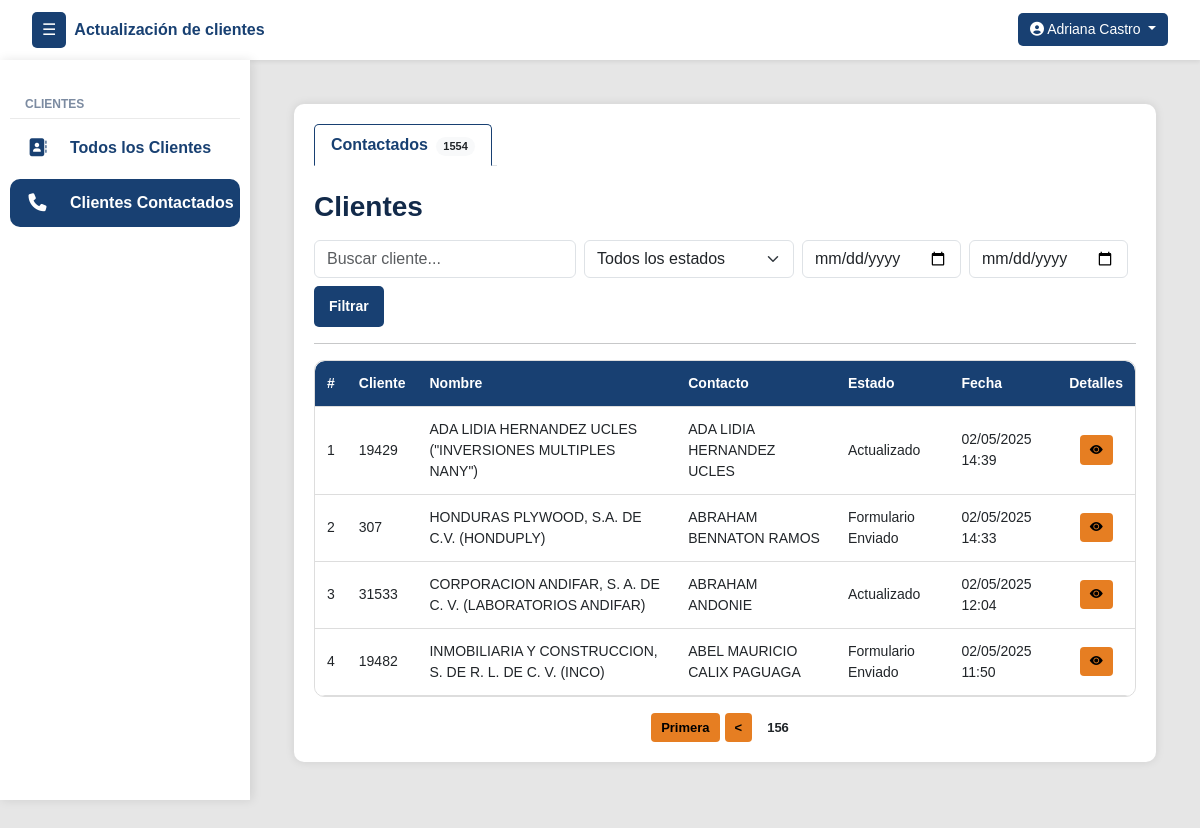
/clientes/contactados/?reportados=156 (signed in), run on an earlier commit of the app's database.
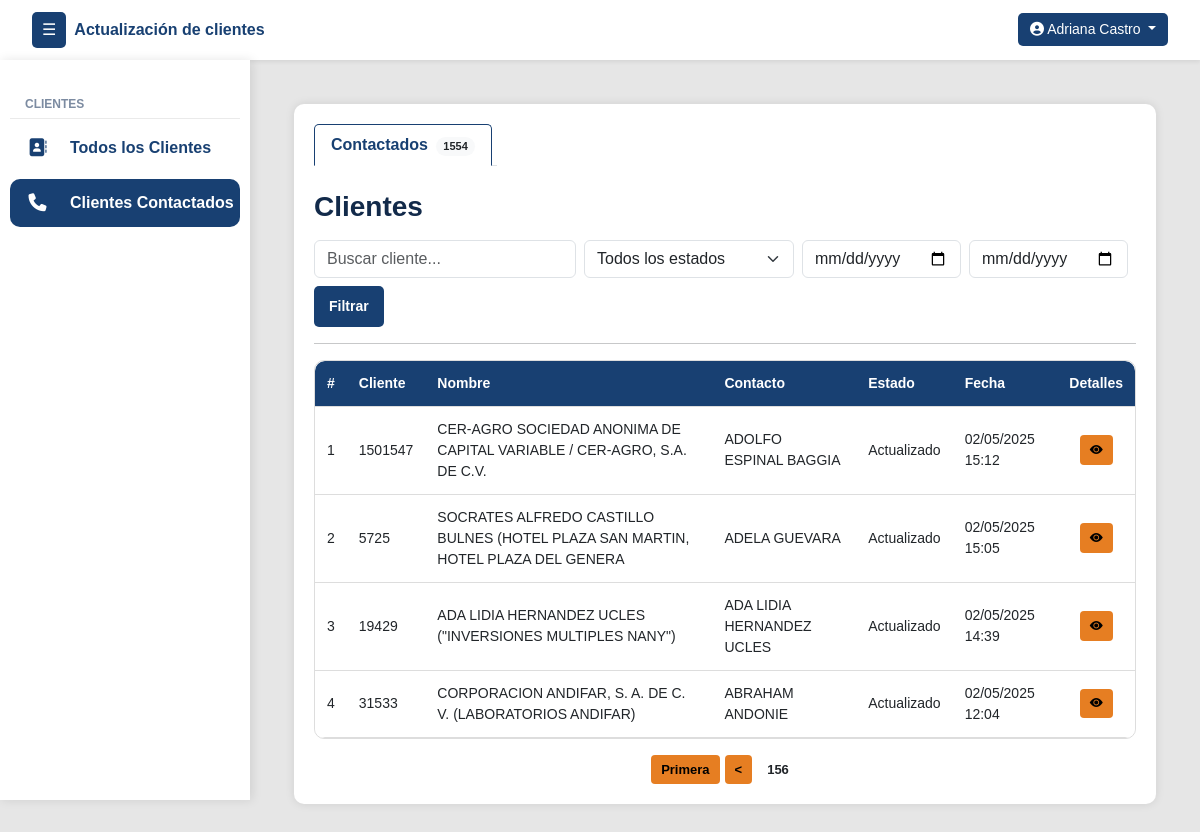
And on a later commit of the database.
### clientes/models.py (models this page shows, shortened)
class Cliente(models.Model):
    numero_cliente = models.CharField(max_length=50, unique=True)
    nombre_cliente = models.CharField(max_length=255)
    contacto_cliente = models.CharField(max_length=255)
    contacto_cargo = models.CharField(max_length=100, null=True, blank=True)
    telefono_cliente = models.CharField(max_length=50, null=True, blank=True)
    telefono_dos = models.CharField(max_length=50, null=True, blank=True)
    direccion = models.CharField(max_length=255, null=True, blank=True)
    correo = models.CharField(max_length=254, null=True, blank=True)
    estado_actual = models.ForeignKey(EstadoReporte, on_delete=models.SET_NULL, null=True, blank=True, default=1)
    asignado_inicial = models.ForeignKey(User, on_delete=models.SET_NULL, null=True, blank=True, related_name='clientes_asignados_inicialmente')
    asignado_usuario = models.ForeignKey(User, on_delete=models.SET_NULL, null=True, blank=True, related_name='clientes_asignados')
    veces_contactado = models.PositiveIntegerField(default=0)
    sin_contestar = models.PositiveIntegerField(default=0)
    formulario_sin_contestar = models.PositiveIntegerField(default=0)
    ultima_llamada_no_contesto = models.DateTimeField(null=True, blank=True)
    ultimo_envio_formulario = models.DateTimeField(null=True, blank=True)

class EstadoReporte(models.Model):
    nombre = models.CharField(max_length=100, unique=True)
    creado_por = models.ForeignKey(User, on_delete=models.SET_NULL, null=True, blank=True)
    creado_en = models.DateTimeField(auto_now_add=True)
    estado = models.CharField(max_length=50, choices=[('activo', 'Activo'), ('inactivo', 'Inactivo')])
    intentos = models.PositiveIntegerField(default=0)
    genera_movimiento = models.BooleanField(default=True)

class MovimientoEstado(models.Model):
    cliente = models.ForeignKey(Cliente, on_delete=models.CASCADE, related_name='movimientos')
    estado = models.ForeignKey(EstadoReporte, on_delete=models.SET_NULL, null=True)
    actualizado_por = models.ForeignKey(User, on_delete=models.SET_NULL, null=True)
    actualizado_por_admin = models.ForeignKey(User, on_delete=models.SET_NULL, null=True, blank=True, related_name='movimientos_admin')
    fecha_hora = models.DateTimeField(auto_now_add=True)

class HistorialEstadoSinMovimiento(models.Model):
    cliente = models.ForeignKey(Cliente, on_delete=models.CASCADE, related_name='historial_sin_movimiento')
    estado = models.ForeignKey(EstadoReporte, on_delete=models.SET_NULL, null=True)
    actualizado_por = models.ForeignKey(User, on_delete=models.SET_NULL, null=True)
    actualizado_por_admin = models.ForeignKey(User, on_delete=models.SET_NULL, null=True, blank=True, related_name='historial_admin')
    nota = models.CharField(max_length=500, blank=True)
    fecha_hora = models.DateTimeField(auto_now_add=True)
    genera_movimiento = models.BooleanField(default=False)

### clientes/views.py (the view)
# urls.py: path('clientes/contactados/', vistasClientes.clientes_reportados, name='clientes_reportados'),
@login_required
def clientes_reportados(request):
    user = request.user
    grupos = user.groups.values_list('name', flat=True)
    search_query = request.GET.get('q', '').strip()
    estado_query = request.GET.get('estado', '').strip().lower()
    fecha_inicio = parse_date(request.GET.get('fecha_inicio', ''))
    fecha_fin = parse_date(request.GET.get('fecha_fin', ''))
    subquery_ultima_fecha_mov = MovimientoEstado.objects.filter(cliente=OuterRef('pk')).order_by('-fecha_hora').values('fecha_hora')[:1]
    subquery_ultima_fecha_hist = HistorialEstadoSinMovimiento.objects.filter(cliente=OuterRef('pk')).order_by('-fecha_hora').values('fecha_hora')[:1]
    clientes_reportados_query = Cliente.objects.prefetch_related(
        'movimientos__notas', 'historial_sin_movimiento', 'asignado_usuario', 'asignado_inicial', 'estado_actual'
    ).annotate(
        ultima_fecha_mov=Subquery(subquery_ultima_fecha_mov, output_field=DateTimeField()),
        ultima_fecha_hist=Subquery(subquery_ultima_fecha_hist, output_field=DateTimeField()),
        ultima_fecha=Greatest(
            Coalesce(Subquery(subquery_ultima_fecha_mov, output_field=DateTimeField()), Value(datetime(1900, 1, 1))),
            Coalesce(Subquery(subquery_ultima_fecha_hist, output_field=DateTimeField()), Value(datetime(1900, 1, 1)))
        )
    )
    if "super_admin" in grupos or "admin_group" in grupos:
        clientes_filtrados = clientes_reportados_query.filter(
            Q(Exists(MovimientoEstado.objects.filter(cliente=OuterRef('pk')))) |
            Q(Exists(HistorialEstadoSinMovimiento.objects.filter(cliente=OuterRef('pk'))))
        )
    elif "estandar_group" in grupos or "colector_group" in grupos:
        clientes_filtrados = clientes_reportados_query.filter(
            Q(Exists(MovimientoEstado.objects.filter(cliente=OuterRef('pk'), actualizado_por=user))) |
            Q(Exists(HistorialEstadoSinMovimiento.objects.filter(cliente=OuterRef('pk'), actualizado_por=user)))
        )
    else:
        messages.error(request, "Acceso no permitido.")
        return redirect("inicio")
    if search_query:
        clientes_filtrados = clientes_filtrados.filter(
            Q(nombre_cliente__icontains=search_query) |
            Q(numero_cliente__icontains=search_query) |
            Q(contacto_cliente__icontains=search_query)
        )
    if estado_query:
        clientes_filtrados = clientes_filtrados.filter(estado_actual__nombre__iexact=estado_query)
    if fecha_inicio and fecha_fin:
        clientes_filtrados = clientes_filtrados.filter(
            ultima_fecha__date__range=(fecha_inicio, fecha_fin)
        )
    clientes_filtrados = clientes_filtrados.order_by('-ultima_fecha')
    clientes_paginados = paginar_queryset(request, clientes_filtrados, 'reportados')
    for cliente in clientes_paginados:
        movimientos_normales = [{"obj": m, "tipo": "con_movimiento"} for m in cliente.movimientos.all()]
        movimientos_historial = [{"obj": h, "tipo": "sin_movimiento"} for h in cliente.historial_sin_movimiento.all() if not h.genera_movimiento]
        todos_movimientos = sorted(movimientos_normales + movimientos_historial, key=lambda x: x["obj"].fecha_hora, reverse=True)
        movimientos_sin_admin = [m for m in todos_movimientos if getattr(m["obj"], "actualizado_por_admin", None) is None]
        cliente.todos_los_movimientos = todos_movimientos
        cliente.movimientos_sin_admin = movimientos_sin_admin
        if movimientos_sin_admin:
            cliente.ultimo_estado_real = movimientos_sin_admin[0]["obj"].estado
            cliente.reportado_por = movimientos_sin_admin[0]["obj"].actualizado_por
        else:
            cliente.ultimo_estado_real = cliente.estado_actual  # Fallback
            cliente.reportado_por = None
    estados_disponibles = EstadoReporte.objects.filter(
        id__in=Cliente.objects.values_list('estado_actual', flat=True).distinct()
    ).exclude(nombre__iexact="pendiente")
    return render(request, 'clientes/clientes_reportados.html', {
        "clientes": clientes_paginados,
        "view_type": "reportados",
        "search_query": search_query,
        "estado_query": estado_query,
        "fecha_inicio": fecha_inicio,
        "fecha_fin": fecha_fin,
        "estados_disponibles": estados_disponibles,
        "count_reportados": clientes_filtrados.count(),
    })

### UpdateTracker/templatetags/group_filters.py (called while the page is built)
@register.filter(name='has_group')
def has_group(user, group_name):
    return user.groups.filter(name=group_name).exists()

### clientes/views.py (called while the page is built)
def paginar_queryset(request, queryset, param, por_pagina=10):
    paginator = Paginator(queryset, por_pagina)
    pagina = request.GET.get(param)
    return paginator.get_page(pagina)

### templates/clientes/clientes_reportados.html (shortened to what the changed rows need)
{% extends 'layout/layout.html' %}
{% load group_filters %}
{% block content %}
<div class="container">
    <div class="tab-content mt-4" id="clienteTabsContent">
        {% if view_type == 'reportados' %}
        <div class="tab-pane fade show active" id="reportados" role="tabpanel" aria-labelledby="reportados-tab">
            <div class="table-responsive">
                <table class="styled-table" id="tablaReportados">
                    <thead>
                        <tr>
                            <th>#</th>
                            <th>Cliente</th>
                            <th>Nombre</th>
                            <th>Contacto</th>
                            <th>Estado</th>
                            <th>Fecha</th>
                            <th>Detalles</th>
                        </tr>
                    </thead>
                    <tbody>
                        {% for cliente in clientes %}
                        <tr>
                            <td>{{ forloop.counter }}</td>
                            <td>{{ cliente.numero_cliente }}</td>
                            <td>{{ cliente.nombre_cliente }}</td>
                            <td>{{ cliente.contacto_cliente }}</td>
                            <td>{{ cliente.estado_actual.nombre }}</td>
                            <td>
                                {% if cliente.todos_los_movimientos %}
                                    {{ cliente.todos_los_movimientos.0.obj.fecha_hora|date:"d/m/Y H:i" }}
                                {% else %}
                                    -
                                {% endif %}
                            </td>
                            <td class="text-center">
                                <button class="btn btn-sm btn-reportar"
                                        data-bs-toggle="modal"
                                        data-bs-target="#modalDetalle{{ cliente.id }}">
                                    <i class="bi bi-eye-fill"></i>
                                </button>
                            </td>
                        </tr>
                        {% empty %}
                        <tr>
                            <td colspan="8" class="text-center">No hay clientes reportados.</td>
                        </tr>
                        {% endfor %}
                    </tbody>
                </table>
            </div>
        </div>
        {% endif %}
    </div>
</div>
{% endblock %}

What changed in the data, as far as the page shows it:
no longer on this page (row edited): Cliente: numero_cliente "307", nombre_cliente "HONDURAS PLYWOOD, S.A. DE C.V. (HONDUPLY)", contacto_cliente "ABRAHAM BENNATON RAMOS", estado_actual.nombre "Formulario Enviado", todos_los_movimientos.0.obj.fecha_hora "02/05/2025 14:33"
no longer on this page (row edited): Cliente: numero_cliente "19482", nombre_cliente "INMOBILIARIA Y CONSTRUCCION, S. DE R. L. DE C. V. (INCO)", contacto_cliente "ABEL MAURICIO CALIX PAGUAGA", estado_actual.nombre "Formulario Enviado", todos_los_movimientos.0.obj.fecha_hora "02/05/2025 11:50"
now on this page (row unchanged): Cliente: numero_cliente "1501547", nombre_cliente "CER-AGRO SOCIEDAD ANONIMA DE CAPITAL VARIABLE / CER-AGRO, S.A. DE C.V.", contacto_cliente "ADOLFO ESPINAL BAGGIA", estado_actual.nombre "Actualizado", todos_los_movimientos.0.obj.fecha_hora "02/05/2025 15:12"
now on this page (row unchanged): Cliente: numero_cliente "5725", nombre_cliente "SOCRATES ALFREDO CASTILLO BULNES (HOTEL PLAZA SAN MARTIN, HOTEL PLAZA DEL GENERA", contacto_cliente "ADELA GUEVARA", estado_actual.nombre "Actualizado", todos_los_movimientos.0.obj.fecha_hora "02/05/2025 15:05"
